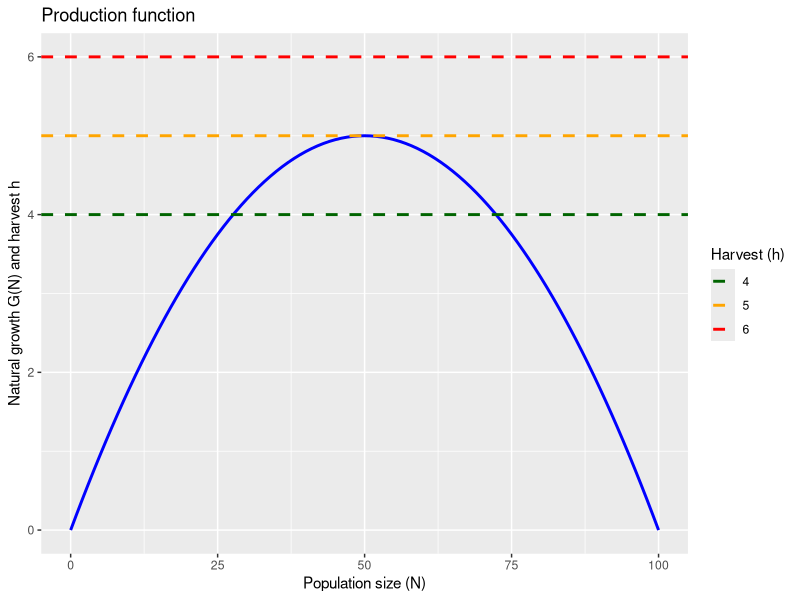
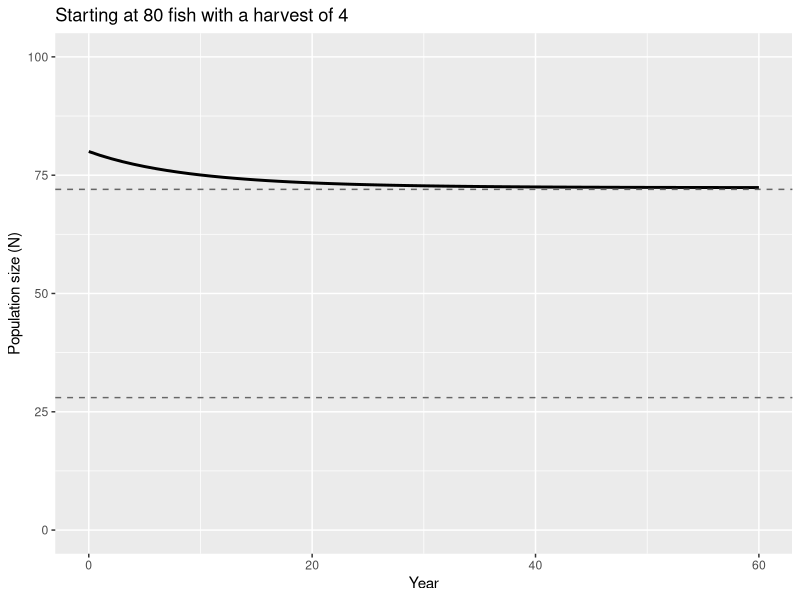
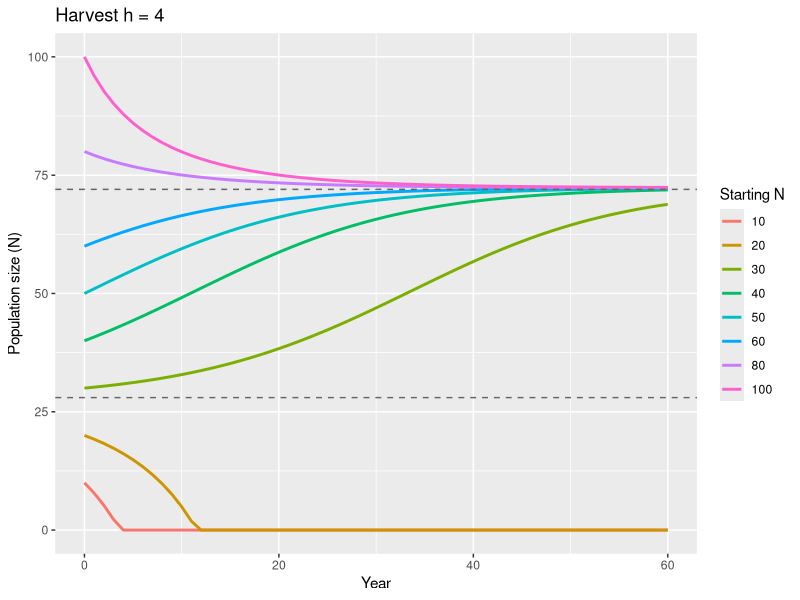
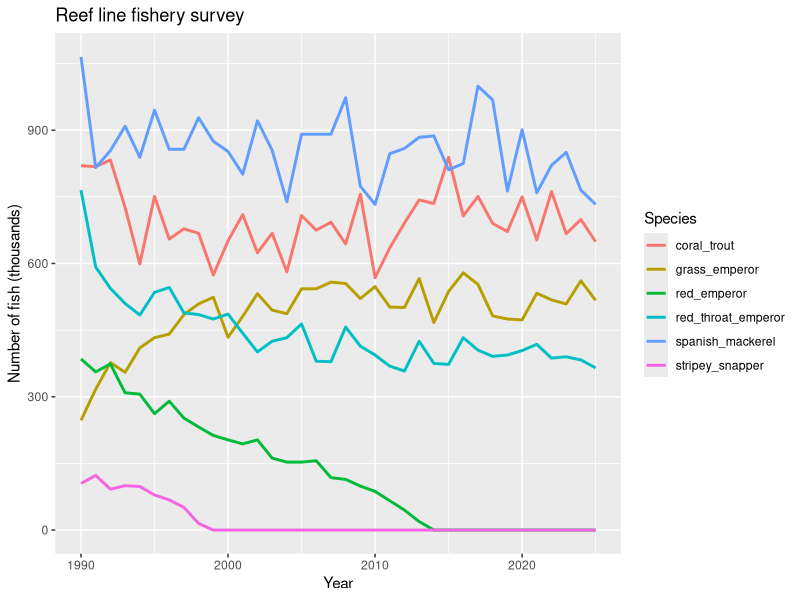
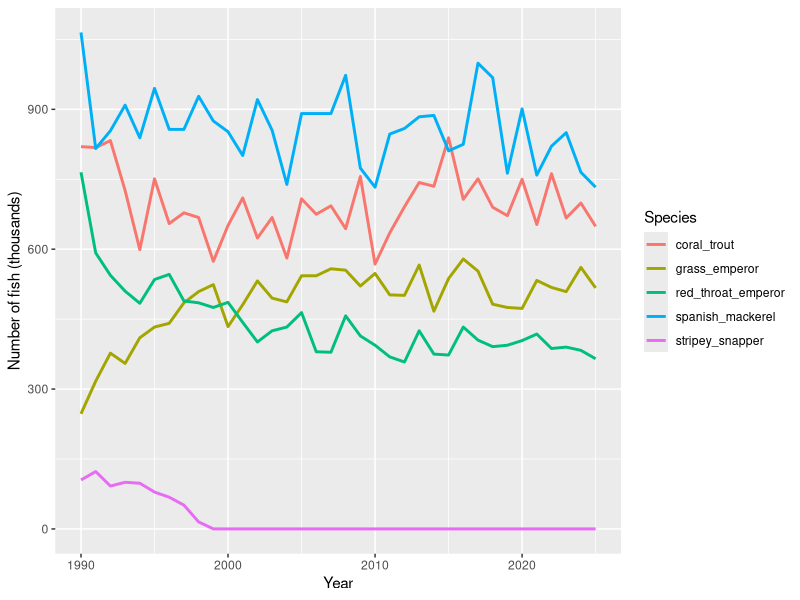

R code for these plots, in order:
## ---- chunk 1
knitr::opts_chunk$set(echo = TRUE)
## ---- chunk 2
# Carrying capacity K: the largest population the environment can support
K <- 100

# Per capita growth rate R0 when the population is tiny and there's no crowding
R0 <- 0.2

# The three harvests (fish per year) we will compare, the same as the lectures
harvests <- c(4, 5, 6)

## ---- chunk 3
# Build a data frame of population sizes from 0 to K in steps of 1
production <- data.frame(N = seq(0, K, by = 1))

# Calculate natural growth G(N) for every one of those population sizes
production$G_N <- R0 * (1 - production$N / K) * production$N

# Have a look at the first six rows
head(production)

## ---- chunk 4
# Load ggplot2. Every document has to load the packages it uses, in a chunk
library(ggplot2)

# Put the three harvests into a small data frame so that ggplot can draw a
# line for each one
harvest_lines <- data.frame(h = harvests)

# Plot the production function G(N) against N as a line
ggplot(production, aes(x = N, y = G_N)) +
  geom_line(colour = "blue", linewidth = 1) +
  # Add a dashed horizontal line for each harvest. factor() treats each harvest
  # as a separate group, so each one gets its own colour and legend entry
  geom_hline(data = harvest_lines, aes(yintercept = h, colour = factor(h)),
             linetype = "dashed", linewidth = 1) +
  # Choose the colour for each harvest and give the legend a title
  scale_colour_manual(name = "Harvest (h)",
                      values = c("4" = "darkgreen", "5" = "orange", "6" = "red")) +
  labs(x = "Population size (N)",
       y = "Natural growth G(N) and harvest h",
       title = "Production function")

## ---- chunk 5
# Rows 1 to 5, all columns
production[1:5, ]

# Rows 1, 51 and 101 (N = 0, 50 and 100), all columns. c() combines the numbers
production[c(1, 51, 101), ]

# All rows, but only the G_N column. This gives a vector, just like production$G_N
head(production[, "G_N"])

## ---- chunk 6
# Is G(N) greater than 4? This gives one TRUE or FALSE for every row
head(production$G_N > 4)

## ---- chunk 7
# Keep only the rows where G(N) is greater than 4.8
production[production$G_N > 4.8, ]

## ---- chunk 8
# Rows where N is between 45 and 55. Both conditions must be TRUE, so use &
production[production$N >= 45 & production$N <= 55, ]

## ---- chunk 9
# Find the row where G(N) is equal to its largest value
production[production$G_N == max(production$G_N), ]

## ---- chunk 10
# Population size at the maximum sustainable yield
N_MSY <- K / 2

# The maximum sustainable yield
MSY <- R0 * K / 4

# Print both
N_MSY
MSY

## ---- chunk 11
# Keep only the population sizes where natural growth can keep up with a harvest of 4
can_sustain_4 <- production[production$G_N >= 4, ]

# How many rows are there?
nrow(can_sustain_4)

# Look at the first few and last few rows
head(can_sustain_4)
tail(can_sustain_4)

## ---- chunk 12
# Store the two approximate equilibria for a harvest of 4
lower_eq <- min(can_sustain_4$N)
upper_eq <- max(can_sustain_4$N)

# The same trick for a harvest of 5
production[production$G_N >= 5, ]

# And for a harvest of 6
production[production$G_N >= 6, ]

## ---- chunk 13
# a. Keep the rows where G(N) is at least 3, then look at the smallest and largest N
can_sustain_3 <- production[production$G_N >= 3, ]
min(can_sustain_3$N)
max(can_sustain_3$N)

# b. Pick out the G_N value in the rows where N is 25 and where N is 75.
# They're the same because the production function is symmetric about N = K/2
production[production$N == 25, "G_N"]
production[production$N == 75, "G_N"]

# c. Count the rows where G(N) is less than 1
nrow(production[production$G_N < 1, ])

# d. Use | for OR
production[production$N < 5 | production$N > 95, ]

## ---- chunk 14
# Number of years to run each simulation for
n_years <- 60

# Starting population and harvest for this simulation
N0 <- 80
h <- 4

# An empty vector with one slot for each year, from year 0 to year 60
N <- numeric(n_years + 1)

# Put the starting population in the first slot
N[1] <- N0

# Step the model forward one year at a time using N(t+1) = N(t) + G(N(t)) - h.
# A population can't have fewer than zero fish, so max(0, ...) takes whichever
# is bigger, zero or the new population size
for (t in 1:n_years) {
  N[t + 1] <- max(0, N[t] + R0 * (1 - N[t] / K) * N[t] - h)
}

# ggplot needs a data frame, so put the years and population sizes into one
one_sim <- data.frame(year = 0:n_years, N = N)

# Plot the population over time
ggplot(one_sim, aes(x = year, y = N)) +
  geom_line(linewidth = 1) +
  # Add the two equilibria we found earlier as dashed grey lines
  geom_hline(yintercept = c(lower_eq, upper_eq), linetype = "dashed", colour = "grey40") +
  # Show the y axis from 0 to K
  coord_cartesian(ylim = c(0, K)) +
  labs(x = "Year",
       y = "Population size (N)",
       title = "Starting at 80 fish with a harvest of 4")

## ---- chunk 15
# Every combination of 8 starting populations and our 3 harvests, 24 scenarios in all
scenarios <- expand.grid(N0 = c(10, 20, 30, 40, 50, 60, 80, 100),
                         h = harvests)

# Have a look
scenarios

## ---- chunk 16
# An empty data frame to collect the results of every simulation
simulations <- data.frame()

# The outer loop: go through the scenarios one row at a time
for (s in 1:nrow(scenarios)) {

  # Use subsetting to pull out the starting population and harvest for this scenario
  N0 <- scenarios[s, "N0"]
  h <- scenarios[s, "h"]

  # The inner loop: exactly the same simulation as before
  N <- numeric(n_years + 1)
  N[1] <- N0
  for (t in 1:n_years) {
    N[t + 1] <- max(0, N[t] + R0 * (1 - N[t] / K) * N[t] - h)
  }

  # Store this simulation in a small data frame, one row per year
  one_run <- data.frame(year = 0:n_years, N = N, N0 = N0, h = h)

  # rbind() stacks one data frame on the bottom of another
  simulations <- rbind(simulations, one_run)
}

# Check what we've made
str(simulations)

## ---- chunk 17
# The simulation that started at 30 fish with a harvest of 4
run_30_4 <- simulations[simulations$h == 4 & simulations$N0 == 30, ]

# Look at the first and last few years
head(run_30_4)
tail(run_30_4)

## ---- chunk 18
# Keep only the rows from the final year
final <- simulations[simulations$year == n_years, ]

# Have a look
final

## ---- chunk 19
# TRUE if the population ended at zero, FALSE if it didn't
final$collapsed <- final$N == 0

# Only the scenarios that collapsed, showing just three of the columns
final[final$collapsed == TRUE, c("h", "N0", "N")]

# sum() counts the TRUEs, because R treats TRUE as 1 and FALSE as 0
sum(final$collapsed)

## ---- chunk 20
# Final population for the scenarios that started at 20, 30 or 40 fish
final[final$N0 %in% c(20, 30, 40), c("h", "N0", "N")]

## ---- chunk 21
# Sort the final populations from smallest to largest
final[order(final$N), c("h", "N0", "N")]

## ---- chunk 22
# Choose which harvest to plot
h_plot <- 4

# Subset out the simulations for that harvest
sims_h <- simulations[simulations$h == h_plot, ]

# One line per starting population. factor() turns N0 into groups, so each
# starting population gets its own colour
ggplot(sims_h, aes(x = year, y = N, colour = factor(N0))) +
  geom_line(linewidth = 1) +
  # Add the two equilibria we found for a harvest of 4
  geom_hline(yintercept = c(lower_eq, upper_eq), linetype = "dashed", colour = "grey40") +
  coord_cartesian(ylim = c(0, K)) +
  # paste() builds a title that changes with h_plot
  labs(x = "Year",
       y = "Population size (N)",
       colour = "Starting N",
       title = paste("Harvest h =", h_plot))

## ---- chunk 23
# b. Rows of final where h is 5 AND the population collapsed, then just the N0 column
final[final$h == 5 & final$collapsed == TRUE, "N0"]

# c. Subset out the simulation, then find the years where N is zero and take the first
run_100_6 <- simulations[simulations$h == 6 & simulations$N0 == 100, ]
min(run_100_6[run_100_6$N == 0, "year"])

# d. Three conditions are fine too, but here we only need two
simulations[simulations$h == 4 & simulations$year == 10, c("N0", "N")]

## ---- chunk 24
# Load the tidyverse. This loads ggplot2 as well, along with a bunch of others
library(tidyverse)

## ---- chunk 25
# Read in the survey counts and the parameters for each species
counts <- read_csv("reef_fishery_counts.csv")
params <- read_csv("reef_fishery_parameters.csv")

# Have a look at the counts
counts

## ---- chunk 26
# These two lines do exactly the same thing
head(counts, 3)
counts |> head(3)

## ---- chunk 27
# Take counts, and then pivot every column except year into two new columns,
# one holding the old column names (species) and one holding the values (N)
counts_long <- counts |>
  pivot_longer(cols = -year, names_to = "species", values_to = "N")

# Have a look
counts_long

# 36 years x 6 species should give 216 rows
nrow(counts_long)

## ---- chunk 28
# One line per species, coloured by species
ggplot(counts_long, aes(x = year, y = N, colour = species)) +
  geom_line(linewidth = 1) +
  labs(x = "Year",
       y = "Number of fish (thousands)",
       colour = "Species",
       title = "Reef line fishery survey")

## ---- chunk 29
# Which species had no fish at all in the 2025 survey? A comma inside filter()
# means AND, so both conditions must be TRUE
counts_long |>
  filter(year == 2025, N == 0)

# Add the MSY and N_MSY for each species to the parameters, plus a column that
# is TRUE if the harvest is bigger than the MSY
params <- params |>
  mutate(MSY = R0 * K / 4,
         N_MSY = K / 2,
         over_MSY = annual_harvest > MSY)

# Have a look
params

# The mean, smallest and largest survey estimate for each species
counts_long |>
  group_by(species) |>
  summarise(mean_N = mean(N),
            min_N = min(N),
            max_N = max(N))

## ---- chunk 30
# Take the long data, and then spread the species back out into their own columns
counts_long |>
  pivot_wider(names_from = species, values_from = N)

## ---- chunk 31
# Take the long data, and then
decade_means <- counts_long |>
  # add a decade column. floor() rounds down, so 1997 / 10 = 199.7 becomes 199,
  # times 10 is 1990, and paste0() glues on an "s" to make "1990s"
  mutate(decade = paste0(floor(year / 10) * 10, "s")) |>
  # and then work out the mean for each species in each decade, rounded to a
  # whole number. .groups = "drop" removes the grouping once we're done with it
  group_by(species, decade) |>
  summarise(mean_N = round(mean(N)), .groups = "drop") |>
  # and then spread the decades out into their own columns
  pivot_wider(names_from = decade, values_from = mean_N)

# Have a look
decade_means

## ---- chunk 32
# a. Two conditions inside filter()
counts_long |>
  filter(species == "red_emperor", N < 100)

# b. Keep the zero counts for red_emperor, and then take the smallest year
counts_long |>
  filter(species == "red_emperor", N == 0) |>
  summarise(first_zero = min(year))

# c. over_MSY is already TRUE or FALSE, so we can filter on it directly
params |>
  filter(over_MSY) |>
  select(species, annual_harvest, MSY)

# d. First get the names of the species below their MSY. pull() takes a single
# column out as a vector, just like $ does
below_MSY <- params |>
  filter(!over_MSY) |>
  pull(species)

counts_long |>
  filter(species %in% below_MSY) |>
  ggplot(aes(x = year, y = N, colour = species)) +
  geom_line(linewidth = 1) +
  labs(x = "Year", y = "Number of fish (thousands)", colour = "Species")

# e. Keep the four years, and then spread the years out into columns
counts_long |>
  filter(year %in% c(1990, 2000, 2010, 2020)) |>
  pivot_wider(names_from = year, values_from = N)
